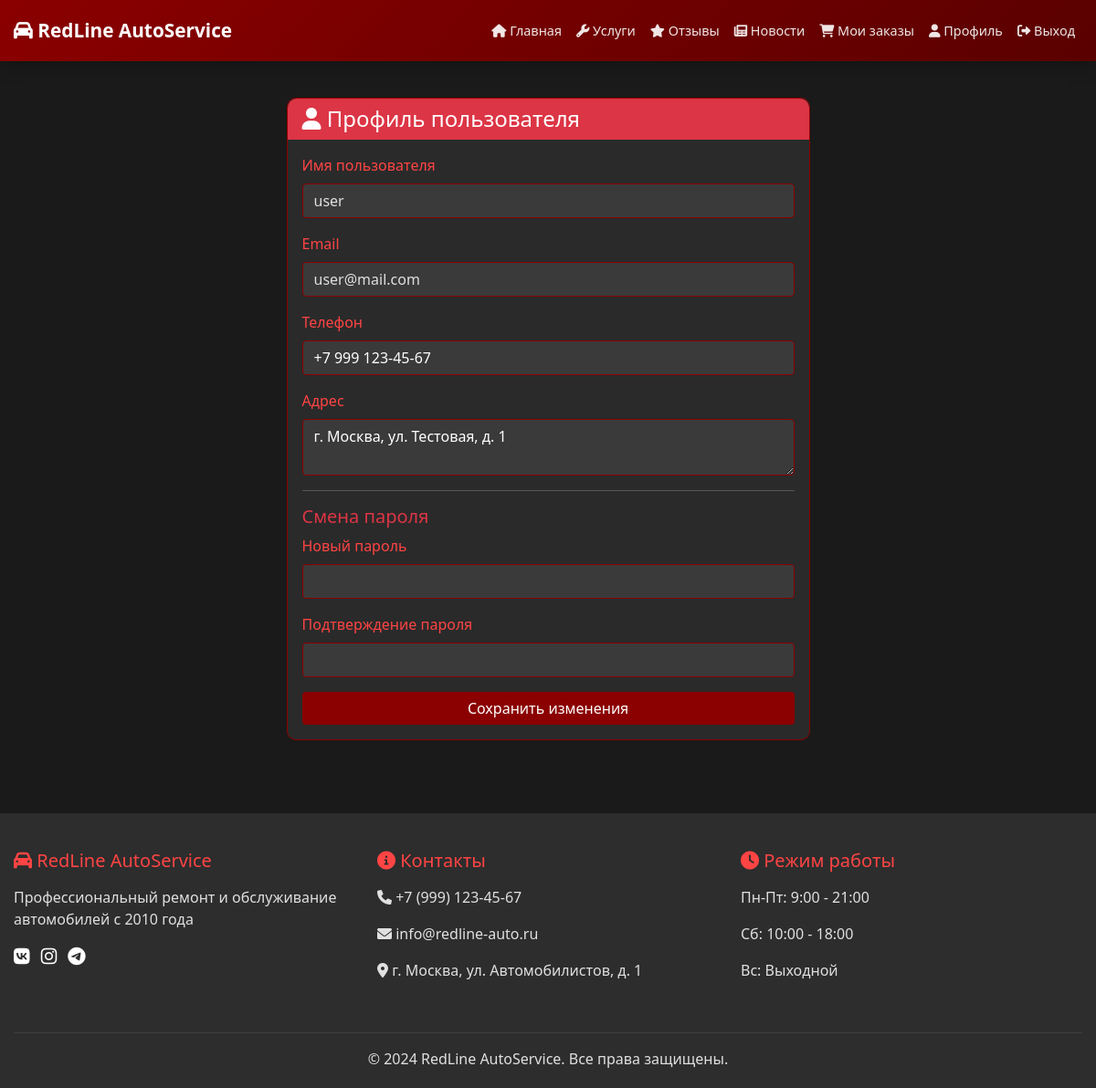
The page /profile (signed in) on the database its author committed.
### app.py (models this page shows, shortened)
class User(db.Model):
    id = db.Column(db.Integer, primary_key=True)
    username = db.Column(db.String(80), unique=True, nullable=False)
    email = db.Column(db.String(120), unique=True, nullable=False)
    password_hash = db.Column(db.String(200), nullable=False)
    role = db.Column(db.String(20), default='user')
    is_active = db.Column(db.Boolean, default=True)
    phone = db.Column(db.String(20))
    address = db.Column(db.String(200))
    created_at = db.Column(db.DateTime, default=datetime.utcnow)

### app.py (the view, shortened to what this page needs)
@app.route('/profile', methods=['GET', 'POST'])
@login_required
def profile():
    user = User.query.get(session['user_id'])
    return render_template('profile.html', user=user)

### app.py (called while the page is built)
def login_required(f):
    @wraps(f)
    def decorated_function(*args, **kwargs):
        if 'user_id' not in session:
            flash('Пожалуйста, войдите в систему', 'warning')
            return redirect(url_for('login'))
        return f(*args, **kwargs)
    return decorated_function

### templates/profile.html (shortened to what this page needs)
{% extends "base.html" %}
{% block content %}
<div class="container mt-4">
    <div class="row justify-content-center">
        <div class="col-md-6">
            <div class="card">
                <div class="card-header bg-danger text-white">
                    <h4 class="mb-0"><i class="fas fa-user"></i> Профиль пользователя</h4>
                </div>
                <div class="card-body profile-info">
                    <form method="POST">
                        <div class="mb-3">
                            <label class="form-label">Имя пользователя</label>
                            <input type="text" class="form-control" value="{{ user.username }}" disabled>
                        </div>
                        <div class="mb-3">
                            <label class="form-label">Email</label>
                            <input type="email" class="form-control" value="{{ user.email }}" disabled>
                        </div>
                        <div class="mb-3">
                            <label class="form-label">Телефон</label>
                            <input type="tel" name="phone" value="{{ user.phone }}" class="form-control">
                        </div>
                        <div class="mb-3">
                            <label class="form-label">Адрес</label>
                            <textarea name="address" class="form-control" rows="2">{{ user.address }}</textarea>
                        </div>
                        <hr>
                        <h5 class="text-danger">Смена пароля</h5>
                        <div class="mb-3">
                            <label class="form-label">Новый пароль</label>
                            <input type="password" name="new_password" class="form-control">
                        </div>
                        <div class="mb-3">
                            <label class="form-label">Подтверждение пароля</label>
                            <input type="password" name="confirm_password" class="form-control">
                        </div>
                        <button type="submit" class="btn btn-primary w-100">Сохранить изменения</button>
                    </form>
                </div>
            </div>
        </div>
    </div>
</div>
{% endblock %}

### static/css/style.css (style rules this page uses)
:root { --primary-red: #8B0000; --dark-red: #5a0000; --black: #1a1a1a; --dark-gray: #2d2d2d; --light-gray: #3a3a3a; --text-light: #e0e0e0; }
* { margin: 0; padding: 0; box-sizing: border-box; }
body { background: var(--black); color: var(--text-light); font-family: 'Segoe UI', Tahoma, Geneva, Verdana, sans-serif; display: flex; flex-direction: column; min-height: 100vh; }
.container { max-width: 1200px; margin: 0 auto; padding: 0 20px; }
.card { background: #2a2a2a; border: 1px solid var(--primary-red); border-radius: 10px; transition: transform 0.3s, box-shadow 0.3s; height: 100%; display: flex; flex-direction: column; margin-bottom: 1rem; }
.card-body { flex: 1; display: flex; flex-direction: column; padding: 1rem; }
.card-header { padding: 0.5rem 1rem; background: var(--primary-red); border-bottom: none; border-radius: 10px 10px 0 0 !important; }
.btn-primary { background: var(--primary-red); border: none; transition: all 0.3s; padding: 0.4rem 1rem; }
.form-control { background: var(--light-gray); border: 1px solid var(--primary-red); color: white; }
.profile-info { color: var(--text-light); }
.profile-info .form-control[disabled] { background-color: var(--light-gray); color: var(--text-light); border-color: var(--primary-red); }
.profile-info label { color: #ff4444; font-weight: 500; }
input:disabled, input[readonly] { background-color: var(--light-gray) !important; color: var(--text-light) !important; border-color: var(--primary-red) !important; }
@media (max-width: 1200px) { .container { padding: 0 15px; } }
.container:last-of-type, .row:last-child, .card:last-child { margin-bottom: 0; }

### rows shown on the page
User: username "user", email "user@mail.com", phone "+7 999 123-45-67", address "г. Москва, ул. Тестовая, д. 1"
